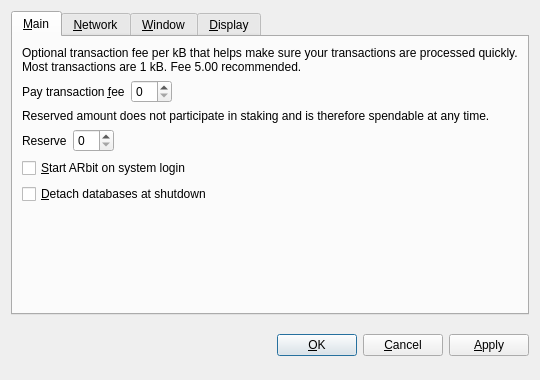
<?xml version="1.0" encoding="UTF-8"?>
<ui version="4.0">
 <class>OptionsDialog</class>
 <widget class="QDialog" name="OptionsDialog">
  <property name="geometry">
   <rect>
    <x>0</x>
    <y>0</y>
    <width>540</width>
    <height>380</height>
   </rect>
  </property>
  <property name="windowTitle">
   <string>Options</string>
  </property>
  <property name="modal">
   <bool>true</bool>
  </property>
  <layout class="QVBoxLayout" name="verticalLayout">
   <item>
    <widget class="QTabWidget" name="tabWidget">
     <property name="tabPosition">
      <enum>QTabWidget::North</enum>
     </property>
     <property name="currentIndex">
      <number>0</number>
     </property>
     <widget class="QWidget" name="tabMain">
      <attribute name="title">
       <string>&amp;Main</string>
      </attribute>
      <layout class="QVBoxLayout" name="verticalLayout_Main">
       <item>
        <widget class="QLabel" name="transactionFeeInfoLabel">
         <property name="text">
          <string>Optional transaction fee per kB that helps make sure your transactions are processed quickly. Most transactions are 1 kB. Fee 5.00 recommended.</string>
         </property>
         <property name="textFormat">
          <enum>Qt::PlainText</enum>
         </property>
         <property name="wordWrap">
          <bool>true</bool>
         </property>
        </widget>
       </item>
       <item>
        <layout class="QHBoxLayout" name="horizontalLayoutFee">
         <item>
          <widget class="QLabel" name="transactionFeeLabel">
           <property name="text">
            <string>Pay transaction &amp;fee</string>
           </property>
           <property name="textFormat">
            <enum>Qt::PlainText</enum>
           </property>
           <property name="buddy">
            <cstring>transactionFee</cstring>
           </property>
          </widget>
         </item>
         <item>
          <widget class="BitcoinAmountField" name="transactionFee"/>
         </item>
         <item>
          <spacer name="horizontalSpacerFee">
           <property name="orientation">
            <enum>Qt::Horizontal</enum>
           </property>
           <property name="sizeHint" stdset="0">
            <size>
             <width>40</width>
             <height>20</height>
            </size>
           </property>
          </spacer>
         </item>
        </layout>
       </item>
       <item>
        <widget class="QLabel" name="reserveBalanceInfoLabel">
         <property name="text">
          <string>Reserved amount does not participate in staking and is therefore spendable at any time.</string>
         </property>
         <property name="textFormat">
          <enum>Qt::PlainText</enum>
         </property>
         <property name="wordWrap">
          <bool>true</bool>
         </property>
        </widget>
       </item>
       <item>
        <layout class="QHBoxLayout" name="horizontalLayoutReserveBalance">
         <item>
          <widget class="QLabel" name="reserveBalanceLabel">
           <property name="text">
            <string>Reserve</string>
           </property>
           <property name="textFormat">
            <enum>Qt::PlainText</enum>
           </property>
           <property name="buddy">
            <cstring>reserveBalance</cstring>
           </property>
          </widget>
         </item>
         <item>
          <widget class="BitcoinAmountField" name="reserveBalance"/>
         </item>
         <item>
          <spacer name="horizontalSpacerReserveBalance">
           <property name="orientation">
            <enum>Qt::Horizontal</enum>
           </property>
           <property name="sizeHint" stdset="0">
            <size>
             <width>40</width>
             <height>20</height>
            </size>
           </property>
          </spacer>
         </item>
        </layout>
       </item>
       <item>
        <widget class="QCheckBox" name="bitcoinAtStartup">
         <property name="toolTip">
          <string>Automatically start ARbit after logging in to the system.</string>
         </property>
         <property name="text">
          <string>&amp;Start ARbit on system login</string>
         </property>
        </widget>
       </item>
       <item>
        <widget class="QCheckBox" name="detachDatabases">
         <property name="toolTip">
          <string>Detach block and address databases at shutdown. This means they can be moved to another data directory, but it slows down shutdown. The wallet is always detached.</string>
         </property>
         <property name="text">
          <string>&amp;Detach databases at shutdown</string>
         </property>
        </widget>
       </item>
       <item>
        <spacer name="verticalSpacer_Main">
         <property name="orientation">
          <enum>Qt::Vertical</enum>
         </property>
         <property name="sizeHint" stdset="0">
          <size>
           <width>20</width>
           <height>40</height>
          </size>
         </property>
        </spacer>
       </item>
      </layout>
     </widget>
     <widget class="QWidget" name="tabNetwork">
      <attribute name="title">
       <string>&amp;Network</string>
      </attribute>
      <layout class="QVBoxLayout" name="verticalLayout_Network">
       <item>
        <widget class="QCheckBox" name="mapPortUpnp">
         <property name="toolTip">
          <string>Automatically open the ARbit client port on the router. This only works when your router supports UPnP and it is enabled.</string>
         </property>
         <property name="text">
          <string>Map port using &amp;UPnP</string>
         </property>
        </widget>
       </item>
       <item>
        <widget class="QCheckBox" name="connectSocks">
         <property name="toolTip">
          <string>Connect to the ARbit network through a SOCKS proxy (e.g. when connecting through Tor).</string>
         </property>
         <property name="text">
          <string>&amp;Connect through SOCKS proxy:</string>
         </property>
        </widget>
       </item>
       <item>
        <layout class="QHBoxLayout" name="horizontalLayout_Network">
         <item>
          <widget class="QLabel" name="proxyIpLabel">
           <property name="text">
            <string>Proxy &amp;IP:</string>
           </property>
           <property name="textFormat">
            <enum>Qt::PlainText</enum>
           </property>
           <property name="buddy">
            <cstring>proxyIp</cstring>
           </property>
          </widget>
         </item>
         <item>
          <widget class="QValidatedLineEdit" name="proxyIp">
           <property name="maximumSize">
            <size>
             <width>140</width>
             <height>16777215</height>
            </size>
           </property>
           <property name="toolTip">
            <string>IP address of the proxy (e.g. 127.0.0.1)</string>
           </property>
          </widget>
         </item>
         <item>
          <widget class="QLabel" name="proxyPortLabel">
           <property name="text">
            <string>&amp;Port:</string>
           </property>
           <property name="textFormat">
            <enum>Qt::PlainText</enum>
           </property>
           <property name="buddy">
            <cstring>proxyPort</cstring>
           </property>
          </widget>
         </item>
         <item>
          <widget class="QLineEdit" name="proxyPort">
           <property name="maximumSize">
            <size>
             <width>55</width>
             <height>16777215</height>
            </size>
           </property>
           <property name="toolTip">
            <string>Port of the proxy (e.g. 9050)</string>
           </property>
          </widget>
         </item>
         <item>
          <widget class="QLabel" name="socksVersionLabel">
           <property name="text">
            <string>SOCKS &amp;Version:</string>
           </property>
           <property name="textFormat">
            <enum>Qt::PlainText</enum>
           </property>
           <property name="buddy">
            <cstring>socksVersion</cstring>
           </property>
          </widget>
         </item>
         <item>
          <widget class="QValueComboBox" name="socksVersion">
           <property name="toolTip">
            <string>SOCKS version of the proxy (e.g. 5)</string>
           </property>
          </widget>
         </item>
         <item>
          <spacer name="horizontalSpacer_Network">
           <property name="orientation">
            <enum>Qt::Horizontal</enum>
           </property>
           <property name="sizeHint" stdset="0">
            <size>
             <width>40</width>
             <height>20</height>
            </size>
           </property>
          </spacer>
         </item>
        </layout>
       </item>
       <item>
        <spacer name="verticalSpacer_Network">
         <property name="orientation">
          <enum>Qt::Vertical</enum>
         </property>
         <property name="sizeHint" stdset="0">
          <size>
           <width>20</width>
           <height>40</height>
          </size>
         </property>
        </spacer>
       </item>
      </layout>
     </widget>
     <widget class="QWidget" name="tabWindow">
      <attribute name="title">
       <string>&amp;Window</string>
      </attribute>
      <layout class="QVBoxLayout" name="verticalLayout_Window">
       <item>
        <widget class="QCheckBox" name="minimizeToTray">
         <property name="toolTip">
          <string>Show only a tray icon after minimizing the window.</string>
         </property>
         <property name="text">
          <string>&amp;Minimize to the tray instead of the taskbar</string>
         </property>
        </widget>
       </item>
       <item>
        <widget class="QCheckBox" name="minimizeOnClose">
         <property name="toolTip">
          <string>Minimize instead of exit the application when the window is closed. When this option is enabled, the application will be closed only after selecting Quit in the menu.</string>
         </property>
         <property name="text">
          <string>M&amp;inimize on close</string>
         </property>
        </widget>
       </item>
       <item>
        <spacer name="verticalSpacer_Window">
         <property name="orientation">
          <enum>Qt::Vertical</enum>
         </property>
         <property name="sizeHint" stdset="0">
          <size>
           <width>20</width>
           <height>40</height>
          </size>
         </property>
        </spacer>
       </item>
      </layout>
     </widget>
     <widget class="QWidget" name="tabDisplay">
      <attribute name="title">
       <string>&amp;Display</string>
      </attribute>
      <layout class="QVBoxLayout" name="verticalLayout_Display">
       <item>
        <layout class="QHBoxLayout" name="horizontalLayout_1_Display">
         <item>
          <widget class="QLabel" name="langLabel">
           <property name="text">
            <string>User Interface &amp;language:</string>
           </property>
           <property name="textFormat">
            <enum>Qt::PlainText</enum>
           </property>
           <property name="buddy">
            <cstring>lang</cstring>
           </property>
          </widget>
         </item>
         <item>
          <widget class="QValueComboBox" name="lang">
           <property name="toolTip">
            <string>The user interface language can be set here. This setting will take effect after restarting ARbit.</string>
           </property>
          </widget>
         </item>
        </layout>
       </item>
       <item>
        <layout class="QHBoxLayout" name="horizontalLayout_2_Display">
         <item>
          <widget class="QLabel" name="unitLabel">
           <property name="text">
            <string>&amp;Unit to show amounts in:</string>
           </property>
           <property name="textFormat">
            <enum>Qt::PlainText</enum>
           </property>
           <property name="buddy">
            <cstring>unit</cstring>
           </property>
          </widget>
         </item>
         <item>
          <widget class="QValueComboBox" name="unit">
           <property name="toolTip">
            <string>Choose the default subdivision unit to show in the interface and when sending coins.</string>
           </property>
          </widget>
         </item>
        </layout>
       </item>
       <item>
        <widget class="QCheckBox" name="displayAddresses">
         <property name="toolTip">
          <string>Whether to show ARbit addresses in the transaction list or not.</string>
         </property>
         <property name="text">
          <string>&amp;Display addresses in transaction list</string>
         </property>
        </widget>
       </item>
       <item>
        <widget class="QCheckBox" name="coinControlFeatures">
         <property name="toolTip">
          <string>Whether to show coin control features or not.</string>
         </property>
         <property name="text">
          <string>Display coin &amp;control features (experts only!)</string>
         </property>
        </widget>
       </item>
       <item>
        <spacer name="verticalSpacer_Display">
         <property name="orientation">
          <enum>Qt::Vertical</enum>
         </property>
         <property name="sizeHint" stdset="0">
          <size>
           <width>20</width>
           <height>40</height>
          </size>
         </property>
        </spacer>
       </item>
      </layout>
     </widget>
    </widget>
   </item>
   <item>
    <layout class="QHBoxLayout" name="horizontalLayout_Buttons">
     <item>
      <spacer name="horizontalSpacer_1">
       <property name="orientation">
        <enum>Qt::Horizontal</enum>
       </property>
       <property name="sizeHint" stdset="0">
        <size>
         <width>40</width>
         <height>48</height>
        </size>
       </property>
      </spacer>
     </item>
     <item>
      <widget class="QLabel" name="statusLabel">
       <property name="font">
        <font>
         <weight>75</weight>
         <bold>true</bold>
        </font>
       </property>
       <property name="text">
        <string/>
       </property>
       <property name="textFormat">
        <enum>Qt::PlainText</enum>
       </property>
       <property name="wordWrap">
        <bool>true</bool>
       </property>
      </widget>
     </item>
     <item>
      <spacer name="horizontalSpacer_2">
       <property name="orientation">
        <enum>Qt::Horizontal</enum>
       </property>
       <property name="sizeHint" stdset="0">
        <size>
         <width>40</width>
         <height>48</height>
        </size>
       </property>
      </spacer>
     </item>
     <item>
      <widget class="QPushButton" name="okButton">
       <property name="text">
        <string>&amp;OK</string>
       </property>
      </widget>
     </item>
     <item>
      <widget class="QPushButton" name="cancelButton">
       <property name="text">
        <string>&amp;Cancel</string>
       </property>
       <property name="autoDefault">
        <bool>false</bool>
       </property>
      </widget>
     </item>
     <item>
      <widget class="QPushButton" name="applyButton">
       <property name="text">
        <string>&amp;Apply</string>
       </property>
       <property name="autoDefault">
        <bool>false</bool>
       </property>
      </widget>
     </item>
    </layout>
   </item>
  </layout>
 </widget>
 <customwidgets>
  <customwidget>
   <class>BitcoinAmountField</class>
   <extends>QSpinBox</extends>
   <header>bitcoinamountfield.h</header>
  </customwidget>
  <customwidget>
   <class>QValueComboBox</class>
   <extends>QComboBox</extends>
   <header>qvaluecombobox.h</header>
  </customwidget>
  <customwidget>
   <class>QValidatedLineEdit</class>
   <extends>QLineEdit</extends>
   <header>qvalidatedlineedit.h</header>
  </customwidget>
 </customwidgets>
 <resources/>
 <connections/>
</ui>
